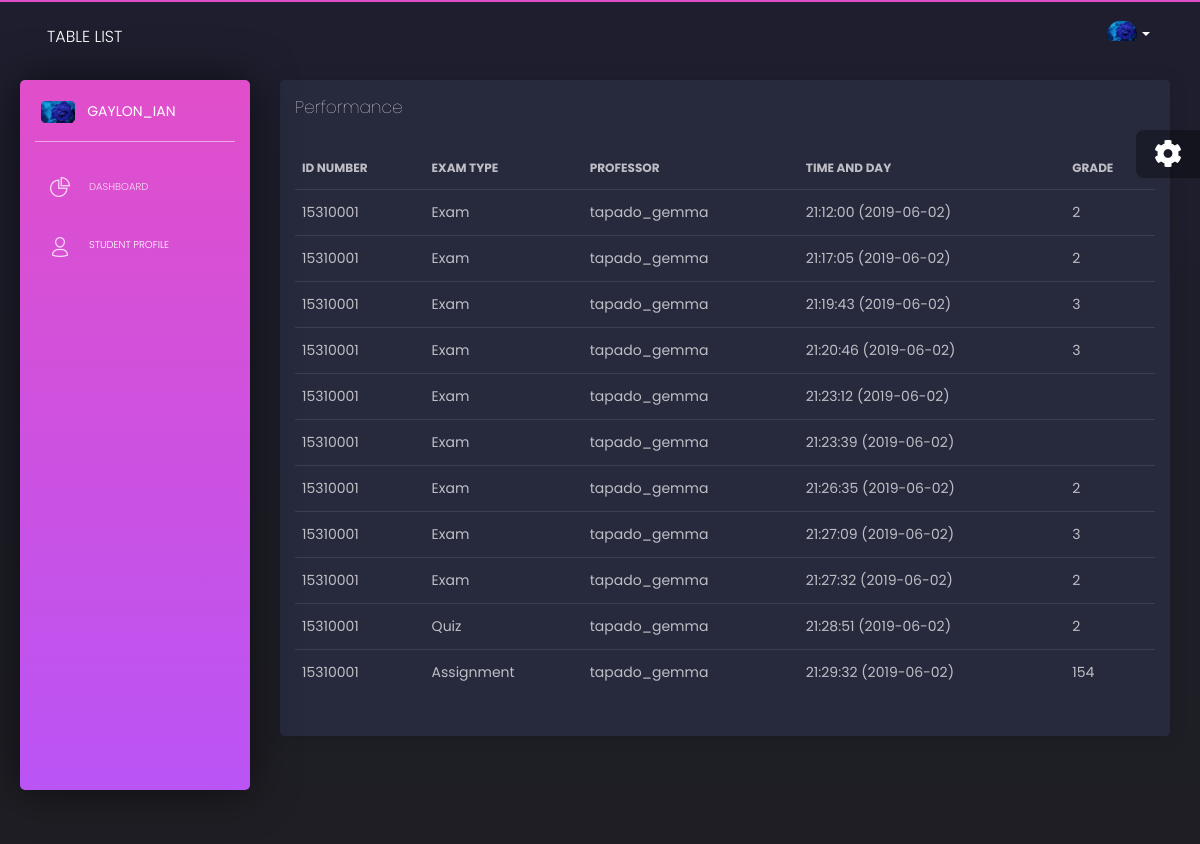
Page /templates/selectedperformanceview.php?sid=BSIT02 (signed in) on the committed database.
### tables this page shows
CREATE TABLE `tbl_account`  (
  `cId` int(11) NOT NULL AUTO_INCREMENT,
  `cAccIdNumber` int(20) NULL DEFAULT NULL,
  `cFirstName` varchar(20) NULL DEFAULT NULL,
  `cLastName` varchar(20) NULL DEFAULT NULL,
  `cType` varchar(15) NULL DEFAULT NULL,
  `cCourse` varchar(255) NOT NULL,
  `cDepartment` varchar(10) NULL DEFAULT NULL,
  `cYearLevel` varchar(10) NULL DEFAULT NULL,
  `cEmail` varchar(255) NOT NULL,
  `cAddress` varchar(255) NOT NULL,
  `cAbout` varchar(255) NOT NULL,
  `cImage` varchar(255) NOT NULL,
  PRIMARY KEY (`cId`) USING BTREE
);

CREATE TABLE `tbl_grade`  (
  `cId` int(11) NOT NULL AUTO_INCREMENT,
  `cSubjectCode` varchar(255) NULL DEFAULT NULL,
  `cStudent` varchar(255) NULL DEFAULT NULL,
  `cTime` varchar(255) NULL DEFAULT NULL,
  `cType` varchar(255) NULL DEFAULT NULL,
  `cDate` varchar(255) NULL DEFAULT NULL,
  `cSchoolYear` varchar(255) NULL DEFAULT NULL,
  `cSemester` varchar(255) NULL DEFAULT NULL,
  `cGrade` varchar(255) NULL DEFAULT NULL,
  `cProfessor` varchar(255) NULL DEFAULT NULL,
  PRIMARY KEY (`cId`) USING BTREE
);

### templates/selectedperformanceview.php (the view, shortened to what this page needs)
<?php
require_once '../api/connection.php';
$sql = $DBH->prepare("SELECT * FROM tbl_login WHERE cUsername = '".$_SESSION['user']."'");
$sql->execute();
$row = $sql->fetch(PDO::FETCH_ASSOC);
$txtid = $row['cPassword'];
$sql = $DBH->prepare("SELECT * FROM tbl_account WHERE cAccIdNumber = :txtid");
$sql->bindparam(":txtid",$txtid);
$sql->execute();
$row = $sql->fetch(PDO::FETCH_ASSOC);
$img = $row['cImage'];
?>
<!DOCTYPE html>
<html lang="en">
<head>
  <link href="https://use.fontawesome.com/releases/v5.0.6/css/all.css" rel="stylesheet">
  <link href="../assets/css/nucleo-icons.css" rel="stylesheet" />
  <link href="../assets/css/black-dashboard.css?v=1.0.0" rel="stylesheet" />
  <link href="../assets/demo/demo.css" rel="stylesheet" />
</head>
<body class="">
  <div class="wrapper">
    <div class="sidebar">
      <div class="sidebar-wrapper">
        <div class="logo">
          <a href="javascript:void(0)" class="simple-text logo-mini">
            <div class="photo">
              <img src="<?php echo $img ?>" alt="Profile Photo">
            </div>
          </a>
          <a href="studentprofile.php" class="simple-text logo-normal">
            <?php
              $sql = $DBH->prepare("SELECT * FROM tbl_login WHERE cUsername = '".$_SESSION['user']."'");
              $sql->execute();
              $row = $sql->fetch(PDO::FETCH_ASSOC);
              echo $row['cUsername'];
            ?>
          </a>
        </div>
        <ul class="nav">
          <li>
            <a href="./dashboard.php">
              <i class="tim-icons icon-chart-pie-36"></i>
              <p>Dashboard</p>
            </a>
          </li>
          <?php
              $sql = $DBH->prepare("SELECT * FROM tbl_login WHERE cUsername = '".$_SESSION['user']."'");
              $sql->execute();
              $row = $sql->fetch(PDO::FETCH_ASSOC);
              if($row['cType'] == 'user'){
            ?>
          <li class="nav-item">
            <a class="nav-link" data-toggle="collapse" href="#auth" aria-expanded="false" aria-controls="auth">
              <i class="tim-icons icon-single-02"></i>
              <span class="menu-title">Student Profile</span>
            </a>
          </li>
        <?php }else{} ?>
        </ul>
      </div>
    </div>
    <div class="main-panel">
      <nav class="navbar navbar-expand-lg navbar-absolute navbar-transparent">
        <div class="container-fluid">
          <div class="navbar-wrapper">
            <a class="navbar-brand" href="javascript:void(0)">Table List</a>
          </div>
          <div class="collapse navbar-collapse" id="navigation">
            <ul class="navbar-nav ml-auto">
              <li class="dropdown nav-item">
                <a href="#" class="dropdown-toggle nav-link" data-toggle="dropdown">
                  <div class="photo">
                    <img src="<?php echo $img ?>" alt="Profile Photo">
                  </div>
                  <b class="caret d-none d-lg-block d-xl-block"></b>
                </a>
              </li>
            </ul>
          </div>
        </div>
      </nav>
      <div class="content">
        <div class="row">
          <div class="col-md-12">
            <div class="card ">
              <div class="card-header">
                <div class="row">
                  <div class="col-9">
                    <h4 class="card-title">Performance</h4>
                  </div>
                </div>
              </div>
              <div class="card-body">
                <div class="table-responsive">
                  <table class="table tablesorter " id="">
                    <thead class=" text-primary">
                      <tr>
                        <th>Id Number</th>
                        <th>Exam Type</th>
                        <th>Professor</th>
                        <th>Time and Day</th>
                        <th>Grade</th>
                      </tr>
                    </thead>
                    <tbody>
                      <?php
                        $sid = $_REQUEST['sid'];
                        $sql = $DBH->prepare("SELECT * FROM tbl_login WHERE cUsername = '".$_SESSION['user']."'");
                        $sql->execute();
                        $row = $sql->fetch(PDO::FETCH_ASSOC);
                        $txtid = $row['cPassword'];
                        $sql = $DBH->prepare("SELECT * FROM tbl_grade WHERE cStudent = :txtid AND cSubjectCode = :sid");
                        $sql->bindparam(":txtid",$txtid);
                        $sql->bindparam(":sid",$sid);
                        $sql->setFetchMode(PDO::FETCH_ASSOC);
                        $sql->execute();
                        while($row=$sql->fetch()) {
                        ?>
                      <tr>
                        <td><?php echo $row['cStudent']?></td>
                        <td><?php echo $row['cType']?></td>
                        <td><?php echo $row['cProfessor'] ?></td>
                        <td><?php echo $row['cTime']," (",$row['cDate'],")" ?></td>
                        <td><?php echo $row['cGrade'] ?></td>
                      </tr>
                      <?php } ?>
                    </tbody>
                  </table>
                </div>
              </div>
            </div>
          </div>
        </div>
      </div>
      <footer class="footer">
      </footer>
    </div>
  </div>
  <div class="fixed-plugin">
    <div class="dropdown show-dropdown">
      <a href="#" data-toggle="dropdown">
        <i class="fa fa-cog fa-2x"> </i>
      </a>
    </div>
  </div>
</body>
</html>

### rows in the picture
tbl_account: cImage (picture)
tbl_grade: cStudent "15310001", cType "Exam", cProfessor "tapado_gemma", cTime "21:12:00", cDate "2019-06-02", cGrade "2"
tbl_grade: cStudent "15310001", cType "Exam", cProfessor "tapado_gemma", cTime "21:17:05", cDate "2019-06-02", cGrade "2"
tbl_grade: cStudent "15310001", cType "Exam", cProfessor "tapado_gemma", cTime "21:19:43", cDate "2019-06-02", cGrade "3"
tbl_grade: cStudent "15310001", cType "Exam", cProfessor "tapado_gemma", cTime "21:20:46", cDate "2019-06-02", cGrade "3"
tbl_grade: cStudent "15310001", cType "Exam", cProfessor "tapado_gemma", cTime "21:23:12", cDate "2019-06-02"
tbl_grade: cStudent "15310001", cType "Exam", cProfessor "tapado_gemma", cTime "21:23:39", cDate "2019-06-02"
tbl_grade: cStudent "15310001", cType "Exam", cProfessor "tapado_gemma", cTime "21:26:35", cDate "2019-06-02", cGrade "2"
tbl_grade: cStudent "15310001", cType "Exam", cProfessor "tapado_gemma", cTime "21:27:09", cDate "2019-06-02", cGrade "3"
tbl_grade: cStudent "15310001", cType "Exam", cProfessor "tapado_gemma", cTime "21:27:32", cDate "2019-06-02", cGrade "2"
tbl_grade: cStudent "15310001", cType "Quiz", cProfessor "tapado_gemma", cTime "21:28:51", cDate "2019-06-02", cGrade "2"
tbl_grade: cStudent "15310001", cType "Assignment", cProfessor "tapado_gemma", cTime "21:29:32", cDate "2019-06-02", cGrade "154"

### other values in the picture
$row['cUsername'] "GAYLON_IAN"
